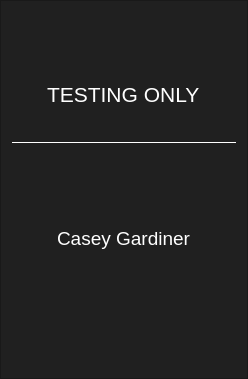
<?xml version="1.0" encoding="UTF-8"?>
<ui version="4.0">
 <class>AboutFrame</class>
 <widget class="QFrame" name="AboutFrame">
  <property name="geometry">
   <rect>
    <x>0</x>
    <y>0</y>
    <width>248</width>
    <height>379</height>
   </rect>
  </property>
  <property name="minimumSize">
   <size>
    <width>248</width>
    <height>379</height>
   </size>
  </property>
  <property name="maximumSize">
   <size>
    <width>248</width>
    <height>379</height>
   </size>
  </property>
  <property name="windowTitle">
   <string>Frame</string>
  </property>
  <property name="styleSheet">
   <string notr="true">background-color: rgb(32, 32, 32);</string>
  </property>
  <property name="frameShape">
   <enum>QFrame::StyledPanel</enum>
  </property>
  <property name="frameShadow">
   <enum>QFrame::Raised</enum>
  </property>
  <layout class="QVBoxLayout" name="verticalLayout_3">
   <item>
    <layout class="QHBoxLayout" name="horizontalLayout_4">
     <item>
      <spacer name="horizontalSpacer_5">
       <property name="orientation">
        <enum>Qt::Horizontal</enum>
       </property>
       <property name="sizeHint" stdset="0">
        <size>
         <width>40</width>
         <height>20</height>
        </size>
       </property>
      </spacer>
     </item>
     <item>
      <spacer name="horizontalSpacer_6">
       <property name="orientation">
        <enum>Qt::Horizontal</enum>
       </property>
       <property name="sizeHint" stdset="0">
        <size>
         <width>40</width>
         <height>20</height>
        </size>
       </property>
      </spacer>
     </item>
    </layout>
   </item>
   <item>
    <spacer name="verticalSpacer">
     <property name="orientation">
      <enum>Qt::Vertical</enum>
     </property>
     <property name="sizeType">
      <enum>QSizePolicy::Fixed</enum>
     </property>
     <property name="sizeHint" stdset="0">
      <size>
       <width>20</width>
       <height>20</height>
      </size>
     </property>
    </spacer>
   </item>
   <item>
    <layout class="QHBoxLayout" name="horizontalLayout_5">
     <item>
      <spacer name="horizontalSpacer_8">
       <property name="orientation">
        <enum>Qt::Horizontal</enum>
       </property>
       <property name="sizeHint" stdset="0">
        <size>
         <width>40</width>
         <height>20</height>
        </size>
       </property>
      </spacer>
     </item>
     <item>
      <widget class="QLabel" name="labelOracleChain">
       <property name="minimumSize">
        <size>
         <width>0</width>
         <height>30</height>
        </size>
       </property>
       <property name="maximumSize">
        <size>
         <width>16777215</width>
         <height>30</height>
        </size>
       </property>
       <property name="font">
        <font>
         <family>Arial</family>
         <pointsize>16</pointsize>
        </font>
       </property>
       <property name="styleSheet">
        <string notr="true">color: rgb(255, 255, 255);</string>
       </property>
       <property name="text">
        <string>TESTING ONLY</string>
       </property>
      </widget>
     </item>
     <item>
      <spacer name="horizontalSpacer_7">
       <property name="orientation">
        <enum>Qt::Horizontal</enum>
       </property>
       <property name="sizeHint" stdset="0">
        <size>
         <width>40</width>
         <height>20</height>
        </size>
       </property>
      </spacer>
     </item>
    </layout>
   </item>
   <item>
    <widget class="QLabel" name="labelSpliter">
     <property name="minimumSize">
      <size>
       <width>0</width>
       <height>1</height>
      </size>
     </property>
     <property name="maximumSize">
      <size>
       <width>16777215</width>
       <height>1</height>
      </size>
     </property>
     <property name="styleSheet">
      <string notr="true">background-color: rgb(255, 255, 255);</string>
     </property>
     <property name="text">
      <string/>
     </property>
    </widget>
   </item>
   <item>
    <layout class="QHBoxLayout" name="horizontalLayout_6">
     <item>
      <spacer name="horizontalSpacer_10">
       <property name="orientation">
        <enum>Qt::Horizontal</enum>
       </property>
       <property name="sizeHint" stdset="0">
        <size>
         <width>40</width>
         <height>20</height>
        </size>
       </property>
      </spacer>
     </item>
     <item>
      <spacer name="horizontalSpacer_9">
       <property name="orientation">
        <enum>Qt::Horizontal</enum>
       </property>
       <property name="sizeHint" stdset="0">
        <size>
         <width>40</width>
         <height>20</height>
        </size>
       </property>
      </spacer>
     </item>
    </layout>
   </item>
   <item>
    <spacer name="verticalSpacer_2">
     <property name="orientation">
      <enum>Qt::Vertical</enum>
     </property>
     <property name="sizeType">
      <enum>QSizePolicy::Fixed</enum>
     </property>
     <property name="sizeHint" stdset="0">
      <size>
       <width>20</width>
       <height>30</height>
      </size>
     </property>
    </spacer>
   </item>
   <item>
    <layout class="QHBoxLayout" name="horizontalLayout_7">
     <item>
      <spacer name="horizontalSpacer_12">
       <property name="orientation">
        <enum>Qt::Horizontal</enum>
       </property>
       <property name="sizeHint" stdset="0">
        <size>
         <width>40</width>
         <height>20</height>
        </size>
       </property>
      </spacer>
     </item>
     <item>
      <widget class="QLabel" name="labelVoteOC">
       <property name="minimumSize">
        <size>
         <width>0</width>
         <height>24</height>
        </size>
       </property>
       <property name="maximumSize">
        <size>
         <width>16777215</width>
         <height>24</height>
        </size>
       </property>
       <property name="font">
        <font>
         <family>Arial</family>
         <pointsize>14</pointsize>
        </font>
       </property>
       <property name="styleSheet">
        <string notr="true">color: rgb(255, 255, 255);</string>
       </property>
       <property name="text">
        <string>Casey Gardiner</string>
       </property>
      </widget>
     </item>
     <item>
      <spacer name="horizontalSpacer_11">
       <property name="orientation">
        <enum>Qt::Horizontal</enum>
       </property>
       <property name="sizeHint" stdset="0">
        <size>
         <width>40</width>
         <height>20</height>
        </size>
       </property>
      </spacer>
     </item>
    </layout>
   </item>
   <item>
    <layout class="QHBoxLayout" name="horizontalLayout_8">
     <item>
      <spacer name="horizontalSpacer_14">
       <property name="orientation">
        <enum>Qt::Horizontal</enum>
       </property>
       <property name="sizeHint" stdset="0">
        <size>
         <width>40</width>
         <height>20</height>
        </size>
       </property>
      </spacer>
     </item>
     <item>
      <spacer name="horizontalSpacer_13">
       <property name="orientation">
        <enum>Qt::Horizontal</enum>
       </property>
       <property name="sizeHint" stdset="0">
        <size>
         <width>40</width>
         <height>20</height>
        </size>
       </property>
      </spacer>
     </item>
    </layout>
   </item>
   <item>
    <spacer name="verticalSpacer_3">
     <property name="orientation">
      <enum>Qt::Vertical</enum>
     </property>
     <property name="sizeType">
      <enum>QSizePolicy::Fixed</enum>
     </property>
     <property name="sizeHint" stdset="0">
      <size>
       <width>20</width>
       <height>30</height>
      </size>
     </property>
    </spacer>
   </item>
   <item>
    <layout class="QHBoxLayout" name="horizontalLayout_3">
     <item>
      <layout class="QVBoxLayout" name="verticalLayout">
       <property name="spacing">
        <number>0</number>
       </property>
       <item>
        <layout class="QHBoxLayout" name="horizontalLayout">
         <item>
          <spacer name="horizontalSpacer">
           <property name="orientation">
            <enum>Qt::Horizontal</enum>
           </property>
           <property name="sizeHint" stdset="0">
            <size>
             <width>40</width>
             <height>20</height>
            </size>
           </property>
          </spacer>
         </item>
         <item>
          <spacer name="horizontalSpacer_2">
           <property name="orientation">
            <enum>Qt::Horizontal</enum>
           </property>
           <property name="sizeHint" stdset="0">
            <size>
             <width>40</width>
             <height>20</height>
            </size>
           </property>
          </spacer>
         </item>
        </layout>
       </item>
       <item>
        <layout class="QHBoxLayout" name="horizontalLayout_9">
         <item>
          <spacer name="horizontalSpacer_15">
           <property name="orientation">
            <enum>Qt::Horizontal</enum>
           </property>
           <property name="sizeHint" stdset="0">
            <size>
             <width>40</width>
             <height>20</height>
            </size>
           </property>
          </spacer>
         </item>
         <item>
          <spacer name="horizontalSpacer_16">
           <property name="orientation">
            <enum>Qt::Horizontal</enum>
           </property>
           <property name="sizeHint" stdset="0">
            <size>
             <width>40</width>
             <height>20</height>
            </size>
           </property>
          </spacer>
         </item>
        </layout>
       </item>
      </layout>
     </item>
     <item>
      <layout class="QVBoxLayout" name="verticalLayout_2">
       <property name="spacing">
        <number>0</number>
       </property>
       <item>
        <layout class="QHBoxLayout" name="horizontalLayout_2">
         <item>
          <spacer name="horizontalSpacer_3">
           <property name="orientation">
            <enum>Qt::Horizontal</enum>
           </property>
           <property name="sizeHint" stdset="0">
            <size>
             <width>40</width>
             <height>20</height>
            </size>
           </property>
          </spacer>
         </item>
         <item>
          <spacer name="horizontalSpacer_4">
           <property name="orientation">
            <enum>Qt::Horizontal</enum>
           </property>
           <property name="sizeHint" stdset="0">
            <size>
             <width>40</width>
             <height>20</height>
            </size>
           </property>
          </spacer>
         </item>
        </layout>
       </item>
       <item>
        <layout class="QHBoxLayout" name="horizontalLayout_10">
         <item>
          <spacer name="horizontalSpacer_17">
           <property name="orientation">
            <enum>Qt::Horizontal</enum>
           </property>
           <property name="sizeHint" stdset="0">
            <size>
             <width>40</width>
             <height>20</height>
            </size>
           </property>
          </spacer>
         </item>
         <item>
          <spacer name="horizontalSpacer_18">
           <property name="orientation">
            <enum>Qt::Horizontal</enum>
           </property>
           <property name="sizeHint" stdset="0">
            <size>
             <width>40</width>
             <height>20</height>
            </size>
           </property>
          </spacer>
         </item>
        </layout>
       </item>
      </layout>
     </item>
    </layout>
   </item>
  </layout>
 </widget>
 <resources/>
 <connections/>
</ui>
